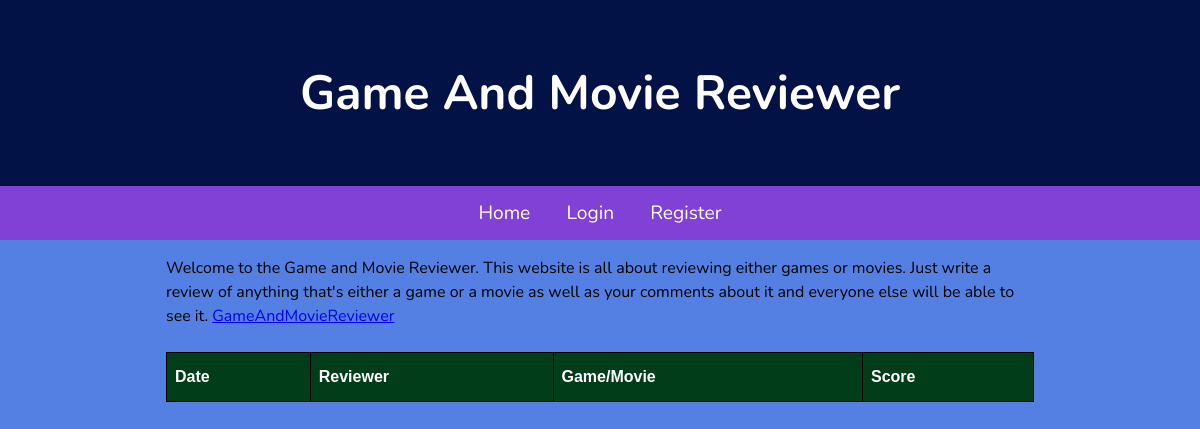
/, run on an earlier commit of the app's database.
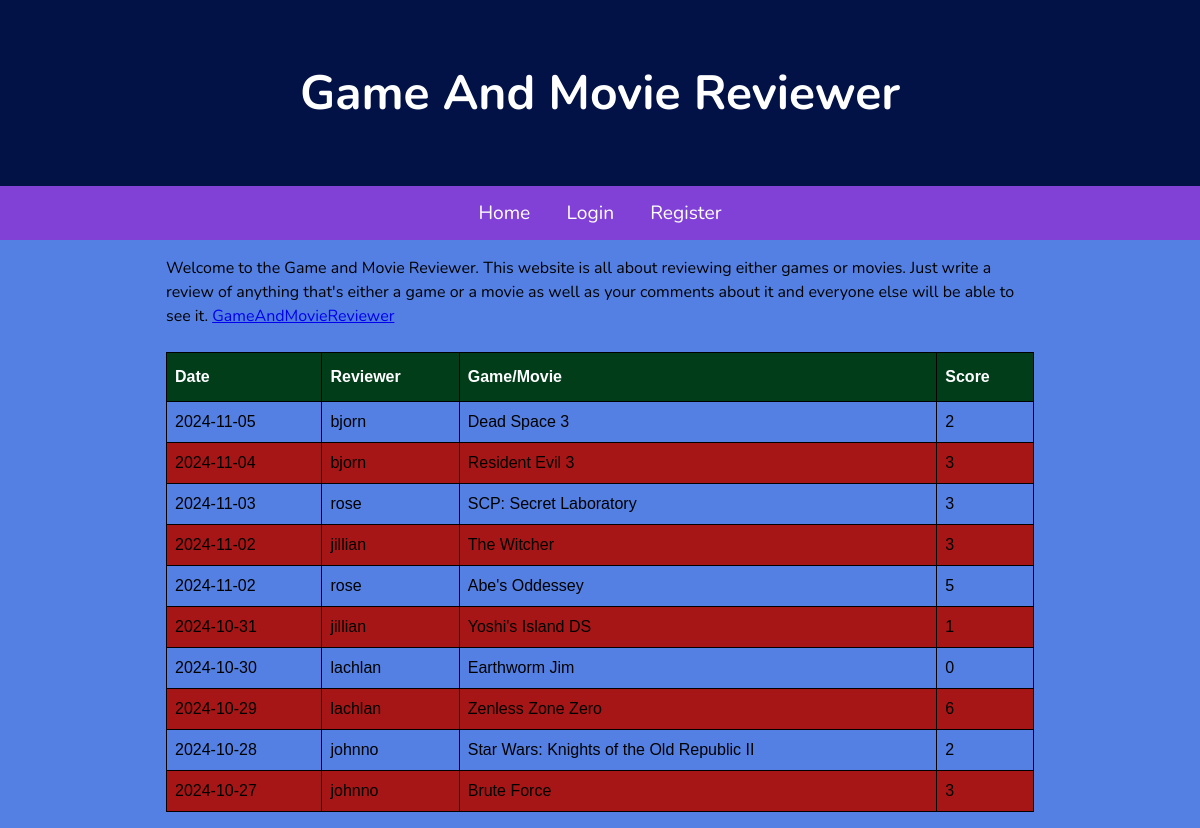
And on a later commit of the database.
### tables this page shows
CREATE TABLE Guesses (id INTEGER PRIMARY KEY AUTOINCREMENT, user_id INTEGER, date TEXT NOT NULL, score INTEGER, game TEXT NOT NULL);

CREATE TABLE Users (id INTEGER PRIMARY KEY AUTOINCREMENT, username TEXT UNIQUE NOT NULL, password NOT NULL);

### main.py (the view)
@app.route("/")
def Home():
    guessData = list(db.GetAllGuesses())
    return render_template("index.html", guesses=guessData)

### db.py (called while the page is built)
def GetDB():
    db = sqlite3.connect(".database/gmr.db")
    db.row_factory = sqlite3.Row
    return db

def GetAllGuesses():
    db = GetDB()
    guesses = db.execute("""SELECT Guesses.date, Guesses.game, Guesses.score, Users.username
                            FROM Guesses JOIN Users ON Guesses.user_id = Users.id
                            ORDER BY date DESC""").fetchall()
    db.close()
    return guesses

### templates/index.html (shortened to what this page needs)
{% extends "base.html" %}
{% block content %}
<div class="container">
    <p>Welcome to the Game and Movie Reviewer. This website is all about reviewing either games or movies. Just write a review of anything that's either a game or a movie as well as your comments about it and everyone else will be able to see it.
<a href="https://GameAndMovieReviewer">GameAndMovieReviewer</a>
</div>
<br>
<table class="guess_table">
    <thead>
        <th>Date</th>
        <th>Reviewer</th>
        <th>Game/Movie</th>
        <th>Score</th>
    </thead>
    <tbody>
        {% for guess in guesses %}
        <tr>
            <td>{{ guess['date'] }}</td>
            <td>{{ guess['username'] }}</td>
            <td>{{ guess['game'] }}</td>
            <td>{{ guess['score'] }}</td>
        </tr>
        {% endfor %}
    </tbody>
</table>
{% endblock %}

What changed in the data, as far as the page shows it:
added Guesses: date "2024-11-05", username "bjorn", game "Dead Space 3", score "2"
added Guesses: date "2024-11-04", username "bjorn", game "Resident Evil 3", score "3"
added Guesses: date "2024-11-03", username "rose", game "SCP: Secret Laboratory", score "3"
added Guesses: date "2024-11-02", username "jillian", game "The Witcher", score "3"
added Guesses: date "2024-11-02", username "rose", game "Abe's Oddessey", score "5"
added Guesses: date "2024-10-31", username "jillian", game "Yoshi's Island DS", score "1"
added Guesses: date "2024-10-30", username "lachlan", game "Earthworm Jim", score "0"
added Guesses: date "2024-10-29", username "lachlan", game "Zenless Zone Zero", score "6"
added Guesses: date "2024-10-28", username "johnno", game "Star Wars: Knights of the Old Republic II", score "2"
added Guesses: date "2024-10-27", username "johnno", game "Brute Force", score "3"
